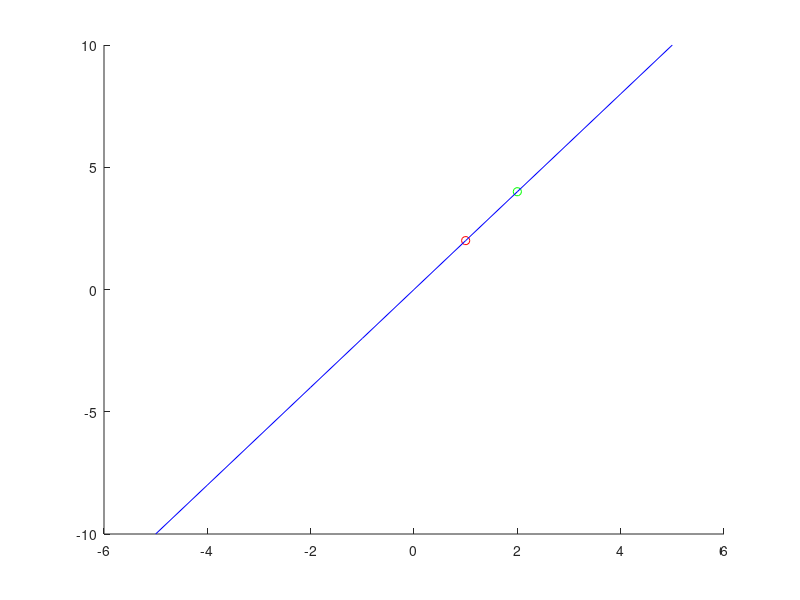

Recreate this plot in MATLAB.
clear all;
close all;

v_a=[2,4,2];
v_b=[2,4,1];

v_a=v_a/v_a(3);
v_b=v_b/v_b(3);

figure;
hold on;
plot(v_a(1),v_a(2),'or');
plot(v_b(1),v_b(2),'og');

v_c=cross(v_a,v_b);

v_x = [-5:5]';
v_y = (v_c(1)*v_x+v_c(3))/-v_c(2);

plot(v_x,v_y,'-b');